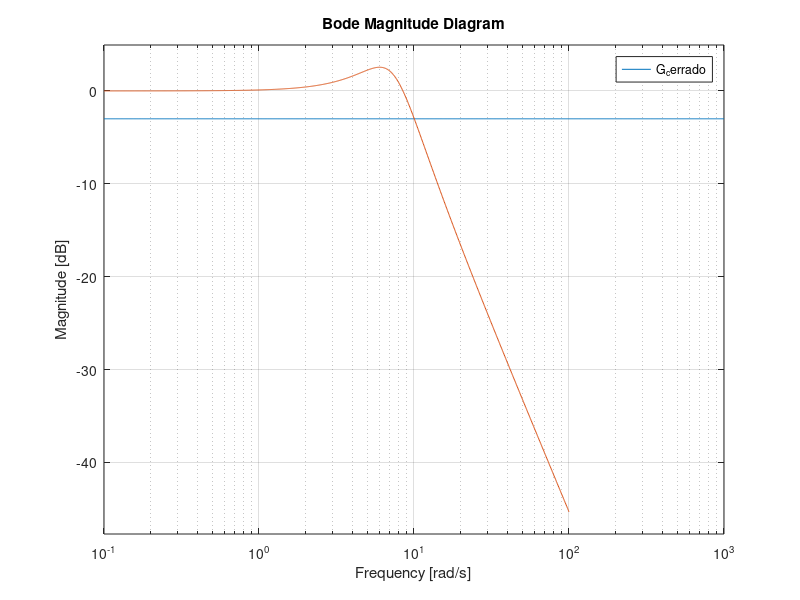

MATLAB code to generate this figure:
% funcion en lazo abierto
G = tf(54, [1 6 0]);
[Mg, Mf, w1, w2] = margin(G);
% Margenes de ganancia y fase
Mg_Db = 20 * log10(Mg)
Mf

w = logspace(-1, 3, 1000);
recta = -3 * ones(1, length(w));
semilogx(w, recta)
hold
G_cerrado = feedback(G, 1, -1);
bodemag(G_cerrado)


